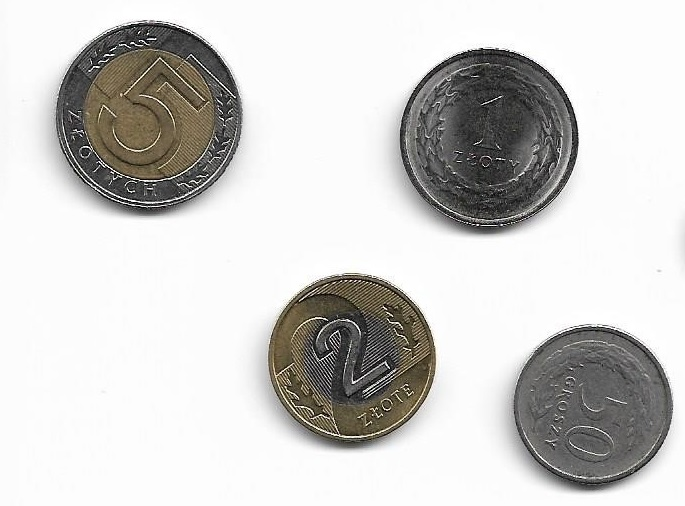
#> input picture easy/1.jpg, 685 x 506 px
$ python monety.py easy/1.jpg easy/10.jpg
#> lines starting #> are read from the running program, lines starting #| are printed output that depends on the picture
import cv2
import numpy as np
import math
import skimage
from skimage.color import rgb2hsv, hsv2rgb, rgb2gray
import matplotlib.pyplot as plt
from matplotlib.pyplot import imshow
import sys
import os.path

print("\n")
argv = sys.argv

if(len(argv)<2):
    print("Nie podano parametrow.\n")
    print("Uzycie: <nazwa pliku> <maksymalny nominal monety>")
    print("[5zl | 1zl | 2zl | 50gr | 5gr | 20gr | 2gr | 10gr | 1gr]")
    argv.append(input("Podaj nazwe pliku: "))
    argv.append(input("Podaj monete o najwiekszej srednicy na zdjeciu: "))
    print("\n")

if(os.path.isfile(argv[1]) == False):
    print("Podany plik jest nieprawidlowy.")
    exit()

#definicje
maxDiam = 24.0 #obliczanie wartości w stosunku do maksymalnej srednicy (24 - 5 zl)
rzl5 = 24.0/maxDiam
rzl2 = 21.5/maxDiam
rzl1 = 23/maxDiam
rgr50 = 20.6/maxDiam
rgr20 = 18.3/maxDiam
rgr10 = 16.5/maxDiam
rgr5 = 19.5/maxDiam
rgr2 = 17.5/maxDiam
rgr1 = 15.5/maxDiam
maxValue = rzl5 #moneta o najwyższym nominale na zdjęciu

if(len(argv)>=3):
    if(argv[2] == '5zl'):
        maxValue = rzl5
    elif(argv[2] == '2zl'):
        maxValue = rzl2
    elif(argv[2] == '1zl'):
        maxValue = rzl1
    elif(argv[2] == '50gr'):
        maxValue = rgr50
    elif(argv[2] == '20gr'):
        maxValue = rgr20
    elif(argv[2] == '10gr'):
        maxValue = rgr10
    elif(argv[2] == '5gr'):
        maxValue = rgr5
    elif(argv[2] == '2gr'):
        maxValue = rgr2
    elif(argv[2] == '1gr'):
        maxValue = rgr1
else:
    maxValue = rzl5

gr1 = 0
gr2 = 0
gr5 = 0
gr10 = 0
gr20 = 0
gr50 = 0
zl1 = 0
zl2 = 0
zl5 = 0
suma = 0
name=''
min_r = int(60)
max_r = int(600)
coins = cv2.imread(argv[1],1)#1-cv2.IMREAD_COLOR,0-cv2.IMREAD_GRAYSCALE, -1-unchanged 4.png camera5/6/7(?)/9
#> coins is the input picture: shape (506, 685, 3); mean B, G, R 202.4, 204.4, 205.4
d = 2048 / coins.shape[1] #skalowanie do rozmiaru
#> d = 2.99
dim = (2048, int(coins.shape[0] * d))
#> dim = (2048, 1512)
coins = cv2.resize(coins, dim, interpolation=cv2.INTER_AREA)
#> coins: shape (1512, 2048, 3)
img_rgb = cv2.cvtColor(coins, cv2.COLOR_BGR2RGB)
img_gray = cv2.cvtColor(coins, cv2.COLOR_BGR2GRAY) #convert to gray
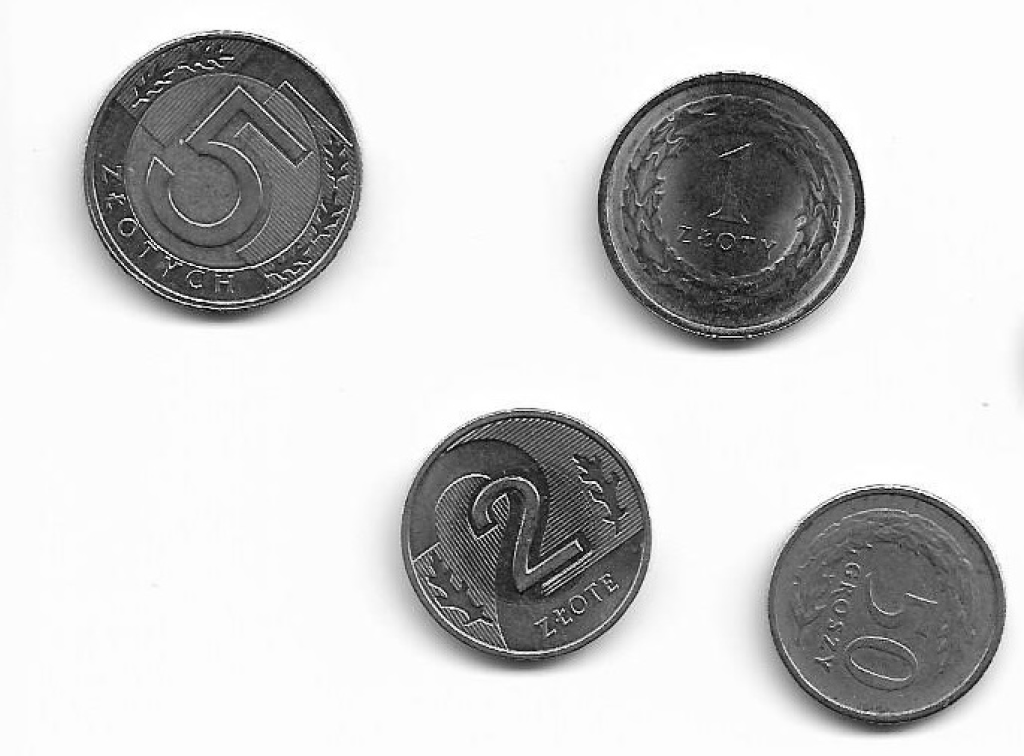
#> img_gray: shape (1512, 2048) (shown at 1/2 size); min 0, max 255, mean 204.5
processed_image = cv2.medianBlur(img_gray,19) #alternatywa, dziala dla obrazkow z internetu
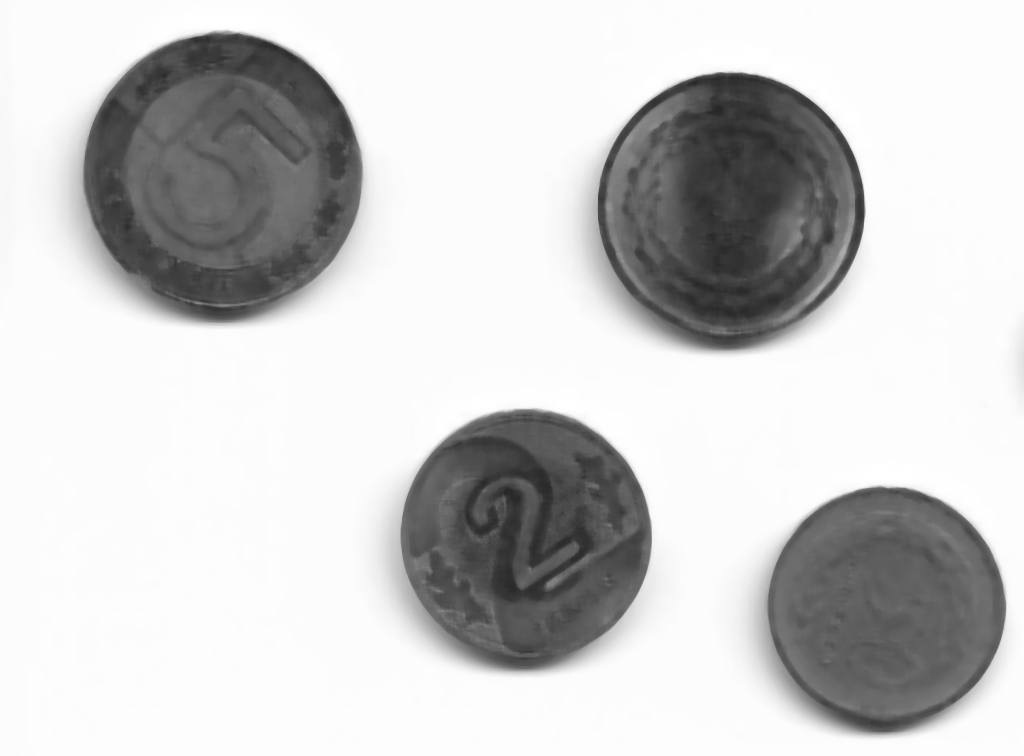
#> processed_image: shape (1512, 2048) (shown at 1/2 size); min 39, max 255, mean 203.8
#processed_image = cv2.GaussianBlur(img_gray, (19,17), 0)
circles = cv2.HoughCircles(processed_image, cv2.HOUGH_GRADIENT, dp=1.3, minDist=105, param1=200, param2=50, minRadius=min_r, maxRadius=max_r) #Hough
#> circles = [[1049.8, 1069.2, 248.6], [1461.8, 415.3, 267.6], [445.2, 346.4, 279.7], [1772.5, 1213.5, 237.4]]
if circles is not None: #przynajmniej jeden okrąg znaleziony na obrazie
    circles = np.uint16(np.around(circles))#zaokrąglij
#> circles = [[1050, 1069, 249], [1462, 415, 268], [445, 346, 280], [1773, 1214, 237]]
    maxSize = 0
    for i in circles[0]:
        x, y, r = i
        if(maxSize<r):
            maxSize = r
#> this loop made 4 passes
#> (x, y, r, maxSize) on passes 1 to 3: (1050, 1069, 249, 249), (1462, 415, 268, 268), (445, 346, 280, 280)
#> after the loop, maxSize = 280
    maxSize = maxSize/maxValue
    for i in circles[0]:
        x, y, r = i
        #print("kordynaty znalezionego okregu [x,y]:", x,y,"promien:",r,"rX: ",r/maxSize)
        if(math.isclose(r/maxSize, rzl5, abs_tol=0.026)):
            zl5+=1
            suma+=500
            name='5zl'
        elif(math.isclose(r/maxSize, rzl2, abs_tol=0.032)):
            zl2+=1
            suma+=200
            name='2zl'
        elif(math.isclose(r/maxSize, rzl1, abs_tol=0.028)):
            zl1+=1
            suma+=100
            name='1zl'
        elif(math.isclose(r/maxSize, rgr50, abs_tol=0.03)):
            gr50+=1
            suma+=50
            name='50gr'
        elif(math.isclose(r / maxSize, rgr20, abs_tol=0.023)):
            gr20+=1
            suma+=20
            name='20gr'
        elif(math.isclose(r/maxSize, rgr10, abs_tol=0.03)):
            gr10+=1
            suma+=10
            name='10gr'
        elif(math.isclose(r/maxSize, rgr5, abs_tol=0.03)):
            gr5+=1
            suma+=5
            name='5gr'
        elif(math.isclose(r/maxSize, rgr2, abs_tol=0.03)):
            gr2+=1
            suma+=2
            name='2gr'
        elif(math.isclose(r/maxSize, rgr1, abs_tol=0.03)):
            gr1+=1
            suma+=1
            name='1gr'
        else:
            name='???'
        cv2.circle(img_rgb, (int(x), int(y)), int(r), (255, 50, 30), 4) #narysuj okręgi
        cv2.putText(img_rgb, name, (x - 100, y - 40), cv2.FONT_HERSHEY_DUPLEX, 1.5, (0, 255,0), thickness=4,
                    lineType=cv2.LINE_AA)
#> this loop made 4 passes
#> (x, y, r, zl2, suma, name) on pass 1: (1050, 1069, 249, 1, 200, '2zl')
#> (x, y, r, zl1, suma, name) on pass 2: (1462, 415, 268, 1, 300, '1zl')
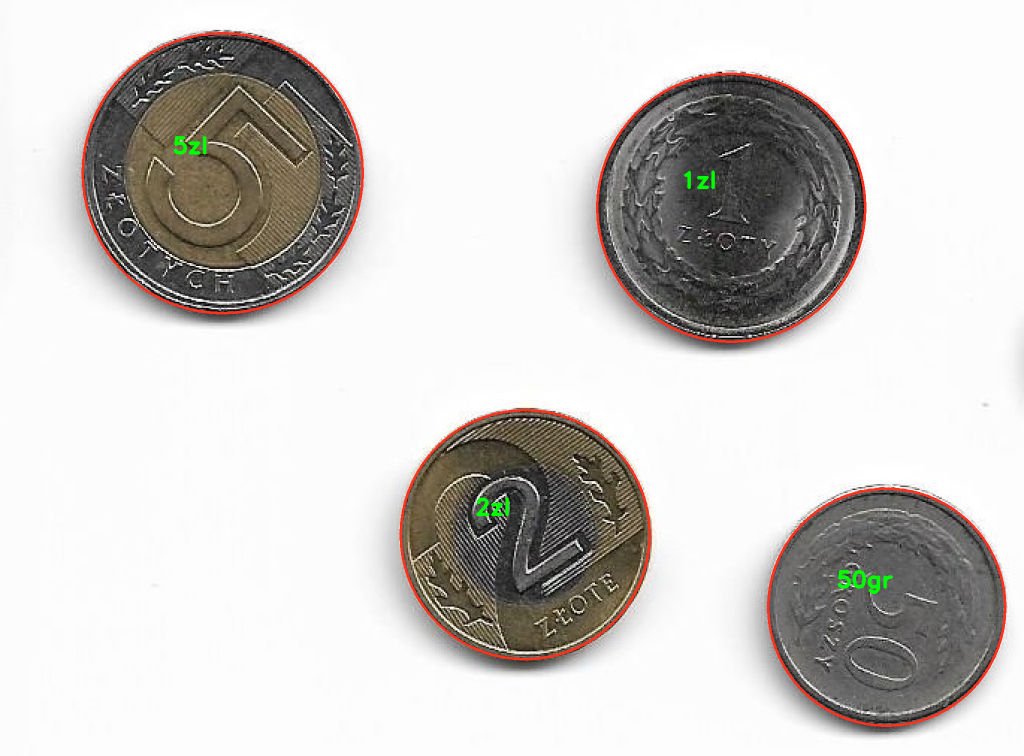
#> img_rgb: shape (1512, 2048, 3) (shown at 1/2 size); mean R, G, B 206.5, 203.9, 201.3
#> after the loop, gr1 = 0; gr10 = 0; gr2 = 0; gr20 = 0; gr5 = 0; gr50 = 1; suma = 850; zl1 = 1; zl2 = 1; zl5 = 1
print("Znaleziono monet: "+str(gr1+gr2+gr5+gr10+gr20+gr50+zl1+zl2+zl5))
#| Znaleziono monet: 4
print("1  gr: "+str(gr1))
#| 1  gr: 0
print("2  gr: "+str(gr2))
#| 2  gr: 0
print("5  gr: "+str(gr5))
#| 5  gr: 0
print("10 gr: "+str(gr10))
#| 10 gr: 0
print("20 gr: "+str(gr20))
#| 20 gr: 0
print("50 gr: "+str(gr50))
#| 50 gr: 1
print("1  zl: "+str(zl1))
#| 1  zl: 1
print("2  zl: "+str(zl2))
#| 2  zl: 1
print("5  zl: "+str(zl5))
#| 5  zl: 1
print("--------")
print("Suma: "+str(math.floor(suma/100))+" zlotych i "+str(suma%100)+" groszy.")
#| Suma: 8 zlotych i 50 groszy.
plt.figure(figsize=(7, 6))
plt.axis('off')
plt.margins(x=0)
plt.imshow(img_rgb)
plt.show()

$ run again, on easy/3.jpg
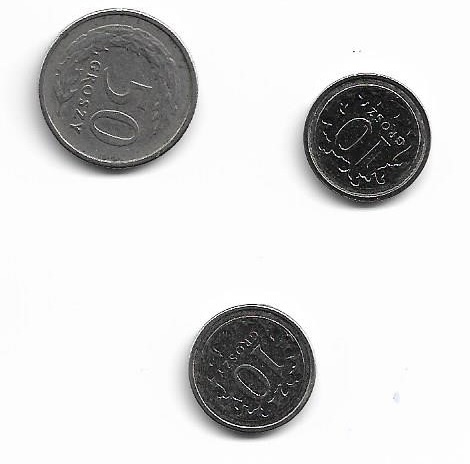
#> input picture easy/3.jpg, 470 x 464 px
#> coins is the input picture: shape (464, 470, 3); mean B, G, R 213.2, 213.3, 213.4
#> coins: shape (2021, 2048, 3)
#> `processed_image = cv2.medianBlur(img_gray,19)`:
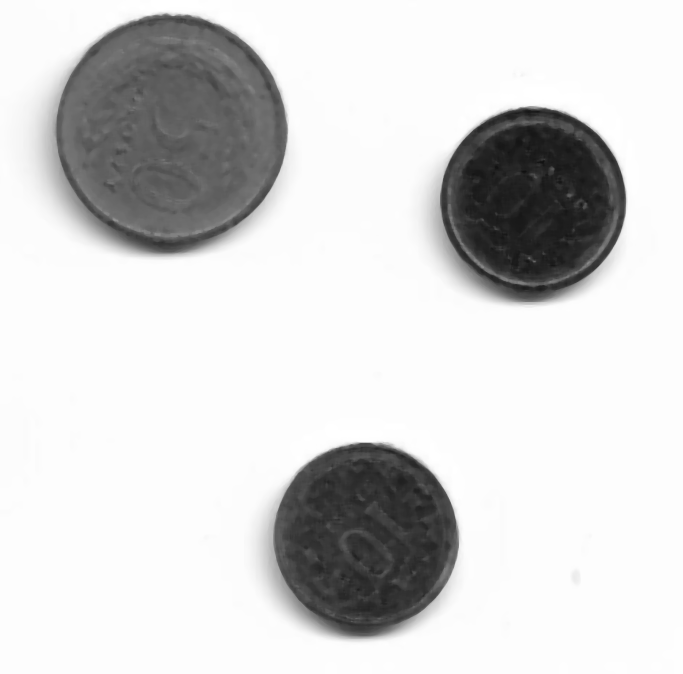
#> processed_image: shape (2021, 2048) (shown at 1/3 size); min 16, max 255, mean 212.6
#> `circles = cv2.HoughCircles(processed_image, cv2.HOUGH_GRADIENT, dp=1.3..`: circles = [[1599.6, 601.2, 277.6], [515.4, 389.3, 346], [1100.4, 1607.4, 277.6]]
#> `circles = np.uint16(np.around(circles))#zaokrąglij`: circles = [[1600, 601, 278], [515, 389, 346], [1100, 1607, 278]]
#> the loop `for i in circles[0]:` made 3 passes
#> (x, y, r, maxSize) on passes 1 to 2: (1600, 601, 278, 278), (515, 389, 346, 346)
#> after the loop `for i in circles[0]:`: maxSize = 346
#> the loop `for i in circles[0]:` made 3 passes
#> (x, y, r, gr5, suma, name) on passes 1, 3: (1600, 601, 278, 1, 5, '5gr'), (1100, 1607, 278, 2, 510, '5gr')
#> after the loop `for i in circles[0]:`:
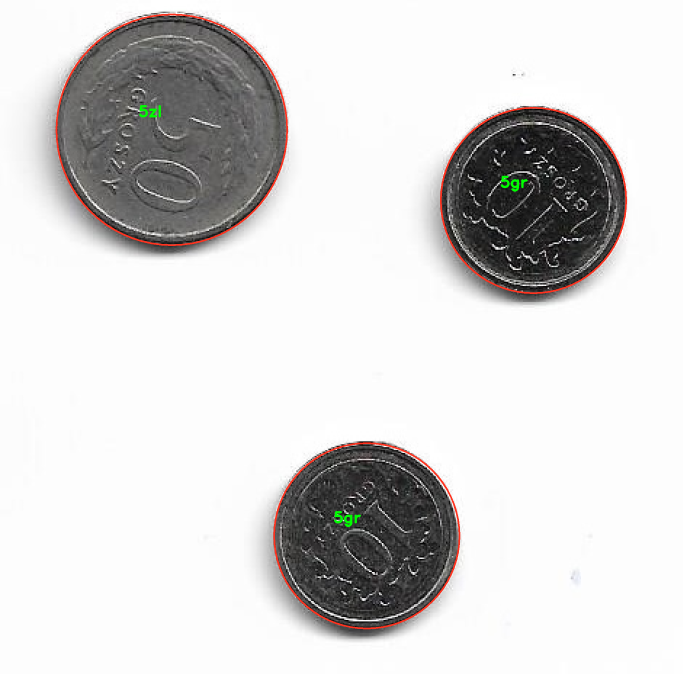
#> img_rgb: shape (2021, 2048, 3) (shown at 1/3 size); mean R, G, B 214.1, 212.9, 212.4
#> after the loop `for i in circles[0]:`: gr1 = 0; gr5 = 2; gr50 = 0; suma = 510; zl1 = 0; zl5 = 1
#| Znaleziono monet: 3
#| 1  gr: 0
#| 2  gr: 0
#| 5  gr: 2
#| 10 gr: 0
#| 20 gr: 0
#| 50 gr: 0
#| 1  zl: 0
#| 2  zl: 0
#| 5  zl: 1
#| Suma: 5 zlotych i 10 groszy.

$ run again, on easy/4.jpg
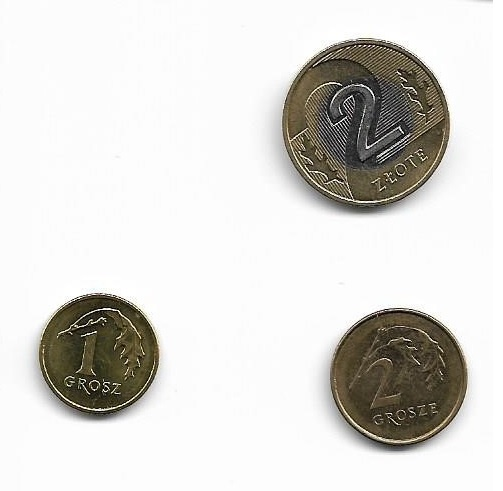
#> input picture easy/4.jpg, 503 x 491 px
#> coins is the input picture: shape (491, 503, 3); mean B, G, R 212.4, 216, 217.5
#> coins: shape (1999, 2048, 3)
#> `processed_image = cv2.medianBlur(img_gray,19)`:
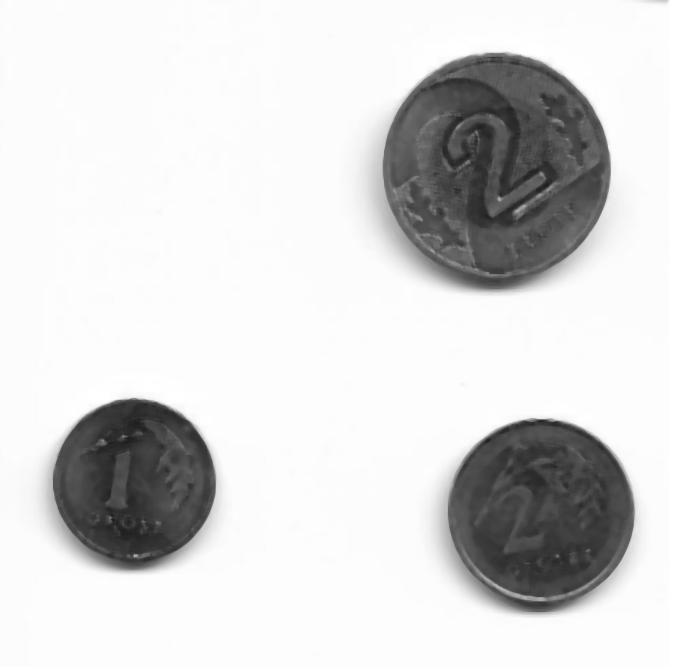
#> processed_image: shape (1999, 2048) (shown at 1/3 size); min 25, max 255, mean 215.3
#> `circles = cv2.HoughCircles(processed_image, cv2.HOUGH_GRADIENT, dp=1.3..`: circles = [[1487.8, 503.7, 341.2], [1623, 1535.9, 280.2], [399.8, 1439.8, 242.4]]
#> `circles = np.uint16(np.around(circles))#zaokrąglij`: circles = [[1488, 504, 341], [1623, 1536, 280], [400, 1440, 242]]
#> the loop `for i in circles[0]:` made 3 passes
#> (x, y, r, maxSize) on pass 1: (1488, 504, 341, 341)
#> after the loop `for i in circles[0]:`: maxSize = 341
#> the loop `for i in circles[0]:` made 3 passes
#> (x, y, r, zl5, suma, name) on pass 1: (1488, 504, 341, 1, 500, '5zl')
#> after the loop `for i in circles[0]:`:
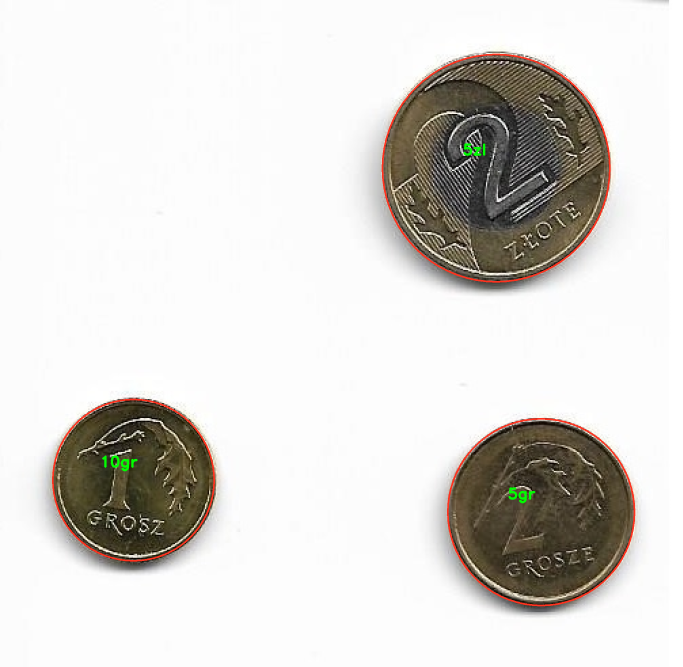
#> img_rgb: shape (1999, 2048, 3) (shown at 1/3 size); mean R, G, B 218.2, 215.7, 211.8
#> after the loop `for i in circles[0]:`: gr1 = 0; gr10 = 1; gr2 = 0; gr5 = 1; gr50 = 0; suma = 515; zl1 = 0; zl5 = 1
#| Znaleziono monet: 3
#| 1  gr: 0
#| 2  gr: 0
#| 5  gr: 1
#| 10 gr: 1
#| 20 gr: 0
#| 50 gr: 0
#| 1  zl: 0
#| 2  zl: 0
#| 5  zl: 1
#| Suma: 5 zlotych i 15 groszy.
